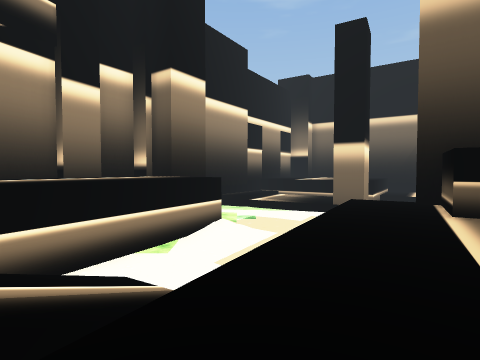
[1] (above)

19 first-person views from a walk through a scene from a Unity 3-D project. The camera is 1.5 m above the floor, tilts 2° down and sees 80° across. The floor is counted in squares, 2 m on a side. Each view is taken from the middle of a square. On the plan, view 1 faces up. The plan holds only what a view shows up to about 10 squares ahead; the rest is blank. The place goes on beyond the plan. The player is left out. Some animated figures are left out. Some surface patterns are stand-ins.

[2]
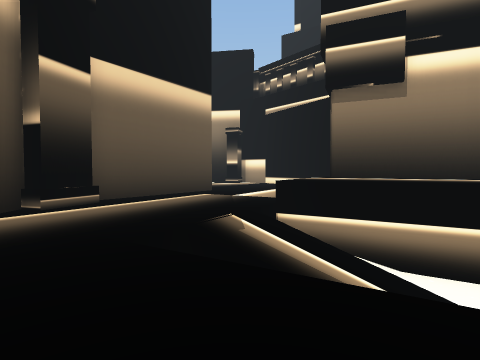

[3]
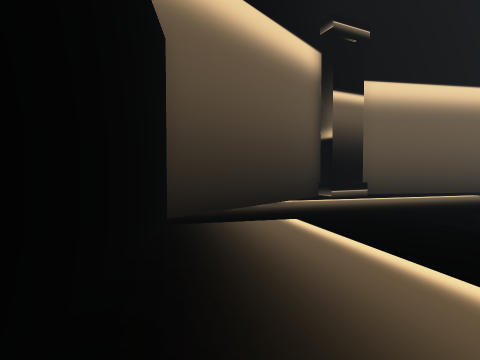

[4]
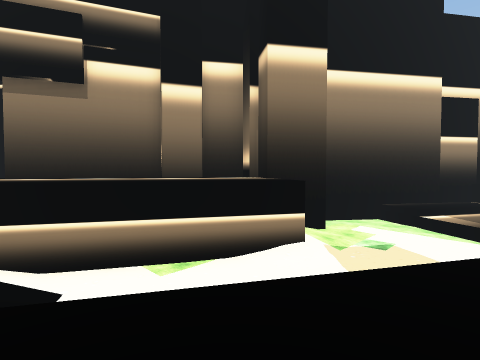

[5]
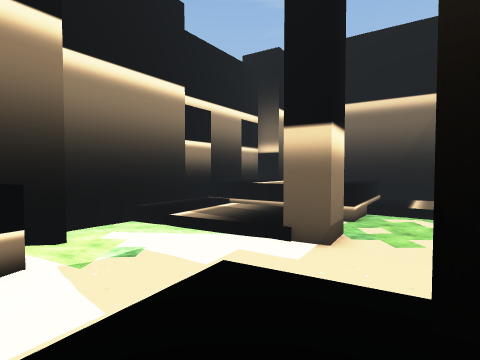

[6]
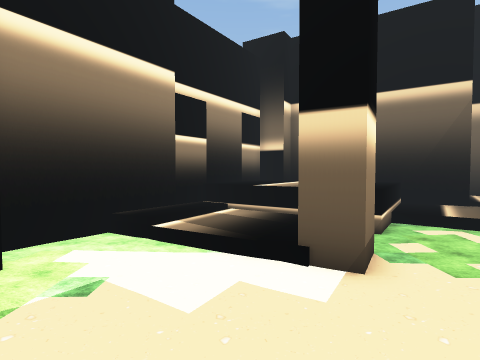

[7]
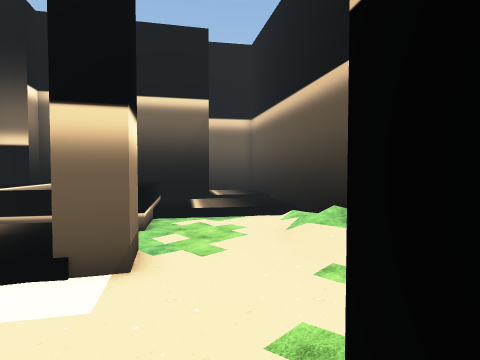

[8]
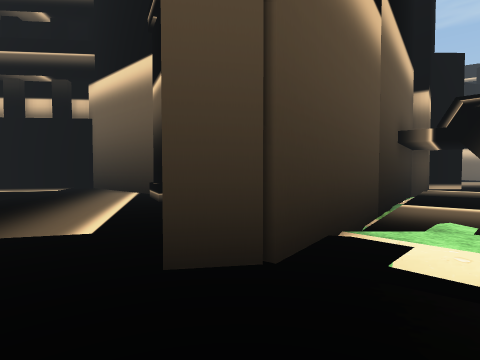

[9]
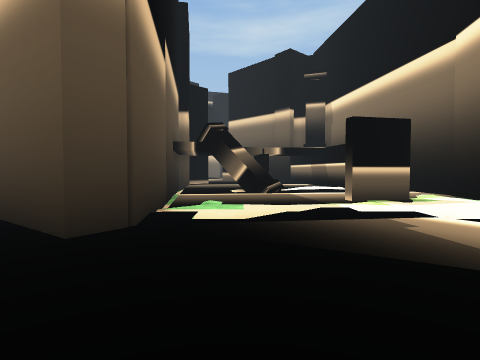

[10]
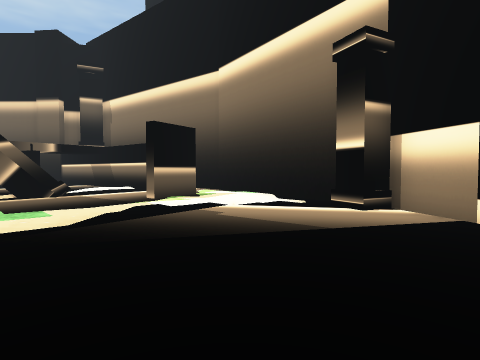

[11]
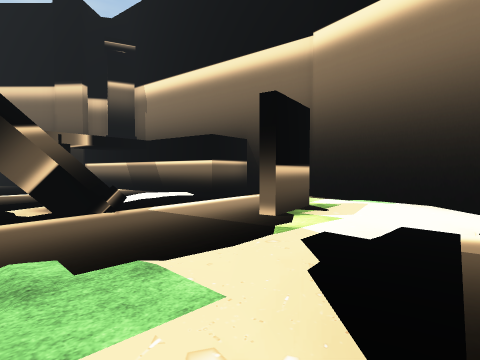

[12]
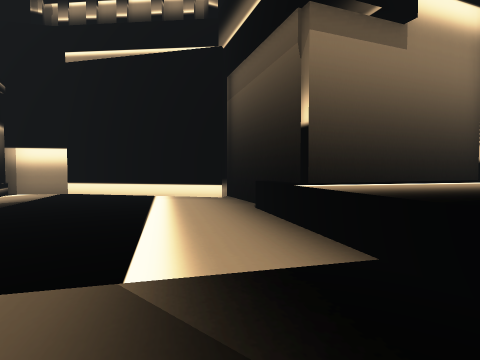

[13]
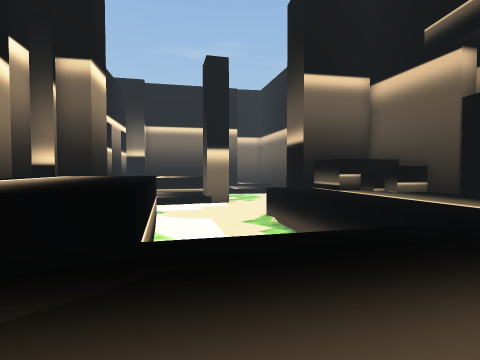

[14]
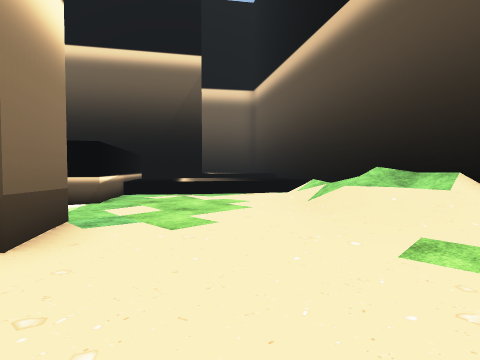

[15]
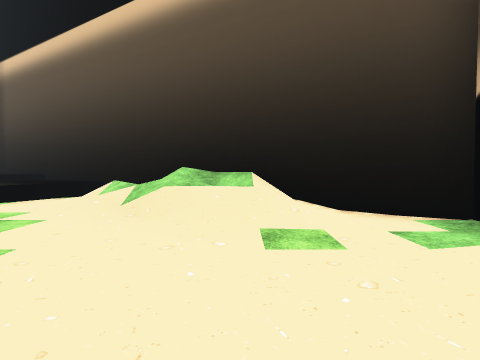

[16]
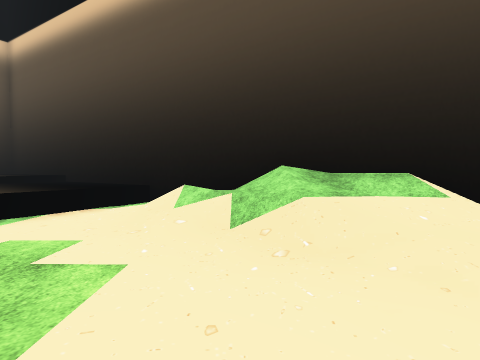

[17]
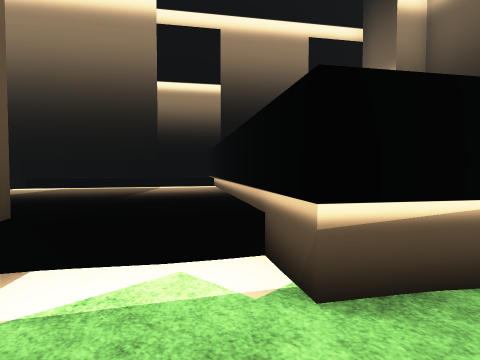

[18]
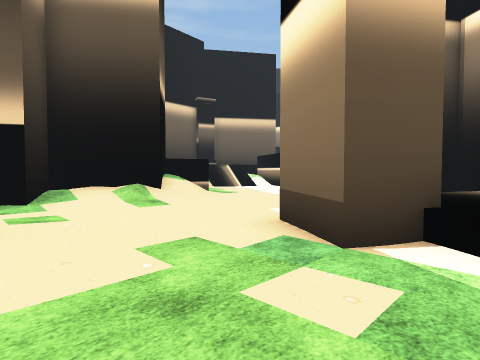

[19]
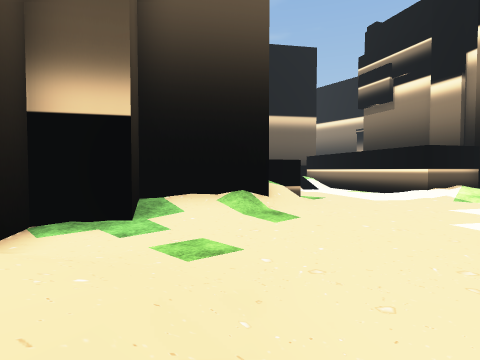

### Floor plan
Key: @ floor where view 1 was taken; # wall or solid block; . main floor; - floor 1.75 m lower than the main floor; _ floor 2.25 m lower than the main floor; < floor 2.5 m lower than the main floor; / step, stairs or slope; = window, fence, low wall or low ledge; ^ raised ledge; O other object.
Columns run from 17 left of view 1 to 16 right of it. Each row starts with its distance up from view 1.
 17                 ^^^^^^^^##^^^ ^^^#
 16                ##^^^^^^^#__<^^^^#
 15               ##_^^^^^^^___<<^^^#
 14               #____^^^##<__<///#
 13               #______^##<<<///##
 12               ##/____<_<<<<///#
 11               #//<___<<<<<///##
 10               ###/<<<<<<<_//##
  9                ##<<<<<<<<<//#
  8            #   #<<<</////_<##
  7       #   ^^  ##<<<<//##/#/#
  6     ##### ^^###<<<< .#######
  5    ##....#^^##//< <..#
  4  OO#......^^##=// #..#
  3 O#..........^#////...##
  2  O.....  .....// /....#
  1  O.....  .......-....##
  0 #.......##.......@..
 -1 #.......####........
 -2 #.......#  #OO..####
 -3 #.##....#     ###
 -4 #.......#
 -5 #....O..##
 -6 #....OO..#
 -7 ###./ ...#
 -8   #.  ...#
 -9   #.  ...#

Where each view was taken, in squares from view 1:
view 1: 0 up, 0 right, facing up
view 2: 2 up, 2 right, facing left
view 3: 2 up, 4 right, facing down-left
view 4: 4 up, 3 right, facing up-left
view 5: 5 up, 3 right, facing up
view 6: 7 up, 3 right, facing up
view 7: 7 up, 3 right, facing up-right
view 8: 2 up, 11 left, facing down-right
view 9: 4 up, 11 left, facing down
view 10: 4 up, 10 left, facing down-left
view 11: 0 up, 10 left, facing down-left
view 12: 1 up, 5 left, facing up-left
view 13: 0 up, 6 left, facing up-right
view 14: 9 up, 5 right, facing up-right
view 15: 10 up, 5 right, facing right
view 16: 12 up, 7 right, facing right
view 17: 14 up, 8 right, facing up-left
view 18: 15 up, 9 right, facing down-left
view 19: 12 up, 10 right, facing down-left
